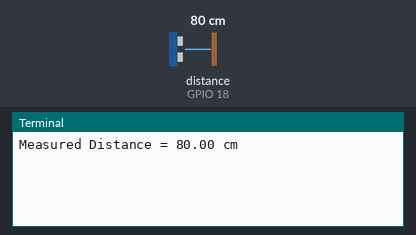
Simulated run of this program. Board: Raspberry Pi (BCM pin numbers). Parts: the last lines printed to the terminal. The test bench sets the inputs (shaded band); at power-on: distance to the obstacle (sensor on GPIO 18) 80 cm. The echo pulse lasts 58.3 µs per cm; the clock reads 2024-03-15 10:24:30 at power-on unless the program sets it.

Above: at 1.2 s.
1.3 s: distance to the obstacle (sensor on GPIO 18) set to 2 cm
At 3.3 s:
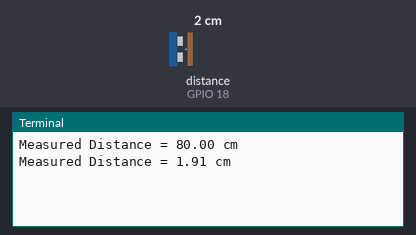
3.5 s: distance to the obstacle (sensor on GPIO 18) set to 4 cm
At 4.9 s:
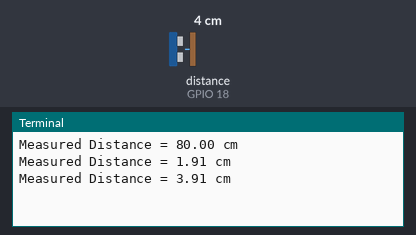
Timing chart, 0 to 6.5 s (numbered marks = the images above; inputs shaded):
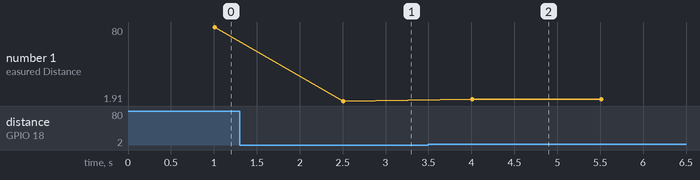

The program:

ultrasonic.py
```python
import lgpio as GPIO
import time

# Set pins
TRIG = 21  # Associate pin 21 to TRIG
ECHO = 18  # Associate pin 18 to ECHO

# Open the GPIO chip and set the GPIO direction
h = GPIO.gpiochip_open(0)
GPIO.gpio_claim_output(h, TRIG)
GPIO.gpio_claim_input(h, ECHO)

def get_distance():
    # Set TRIG LOW
    GPIO.gpio_write(h, TRIG, 0)
    time.sleep(1)

    # Send 10us pulse to TRIG
    GPIO.gpio_write(h, TRIG, 1)
    time.sleep(0.00001)
    GPIO.gpio_write(h, TRIG, 0)

    # Start recording the time when the wave is sent
    while GPIO.gpio_read(h, ECHO) == 0:
        pulse_start = time.time()

    # Record time of arrival
    while GPIO.gpio_read(h, ECHO) == 1:
        pulse_end = time.time()

    # Calculate the difference in times
    pulse_duration = pulse_end - pulse_start

    # Multiply with the sonic speed (34300 cm/s)
    # and divide by 2, because there and back
    distance = pulse_duration * 17150
    distance = round(distance, 2)

    return distance

# Main program
if __name__ == '__main__':
    try:
        while True:
            dist = get_distance()
            print("Measured Distance = {:.2f} cm".format(dist))
            time.sleep(0.5) #1

    # Reset by pressing CTRL + C
    except KeyboardInterrupt:
        print("Measurement stopped by User")
        GPIO.gpiochip_close(h)
```

Measured:
- after the input at 1.3 s, the terminal: prints a new line after 1.2 s (image 1)
- after the input at 3.5 s, the terminal: prints a new line after 0.51 s (image 2)
- plotted number 1: 80 → 1.91 after the input at 1.3 s, 1.91 → 3.91 after the input at 3.5 s
